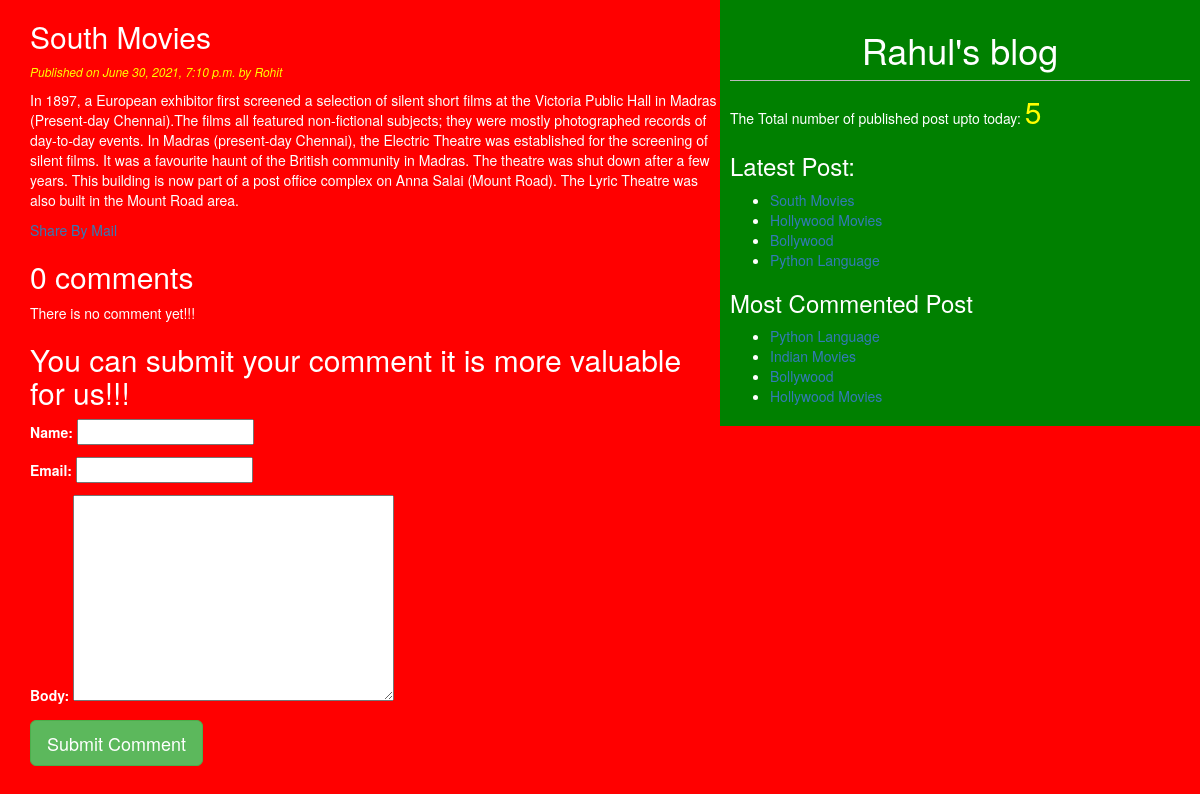
Page /2021/06/30/south-movies/ on the committed database.
### blog/models.py (models this page shows, shortened)
class Post(models.Model):
    STATUS_CHOICES=(('draft','Draft'),('published','Published'))
    title=models.CharField(max_length=200)
    slug=models.SlugField(max_length=264,unique_for_date='publish')
    author=models.ForeignKey(User,on_delete=models.CASCADE,related_name='blog_posts')
    body=models.TextField()
    publish=models.DateTimeField(default=timezone.now)
    Created=models.DateTimeField(auto_now_add=True)
    Updated=models.DateTimeField(auto_now=True)
    status=models.CharField(max_length=10,choices=STATUS_CHOICES,default='draft')
    objects=CustomManager()
    tags=TaggableManager()
    class Meta:
        ordering=('-publish',)
    def get_absolute_url(self):
        return reverse('post_detail',args=[self.publish.year,self.publish.strftime('%m'),self.publish.strftime('%d'),self.slug])

### blog/views.py (the view)
# urls.py: path('<int:year>/<int:month>/<int:day>/<slug:post>/', views.post_detail_view, name='post_detail'),
def post_detail_view(request,year,month,day,post):
    post=get_object_or_404(Post,slug=post,
                           status='published',
                           publish__year=year,
                           publish__month=month,
                           publish__day=day)
    comments=post.comments.filter(active=True)
    csubmit=False
    if request.method=='POST':
        form=CommentForm(request.POST)
        if form.is_valid():
            print('hello')
            new_comment=form.save(commit=False)
            print('hello')
            new_comment.post=post
            new_comment.save()
            csubmit=True
    else:
        form=CommentForm()
    return render(request,'blog/postdetail.html',{'post':post,'form':form,'comments':comments,'csubmit':csubmit})

### blog/forms.py
class CommentForm(forms.ModelForm):
    class Meta:
        model=Comment
        fields=('name','email','body')

### blog/models.py (called while the page is built)
    def get_queryset(self):
        return super().get_queryset().filter(status='published')

### blog/templatetags/custom_tag.py (called while the page is built)
@register.simple_tag
def total_posts():
    return Post.objects.count()

@register.inclusion_tag('blog/latest_post.html')
def show_latest_post(count=4):
    latest_post= Post.objects.all().order_by('-publish')[:count]
    return {'latest_post':latest_post}

@register.simple_tag
def get_most_commented_post(count=5):
    return Post.objects.annotate(total_comments=Count('comments')).order_by('-total_comments')[:count]

### template/blog/postdetail.html (shortened to what this page needs)
{%extends "blog/base.html"%}
    {%block content%}
          <h2>{{post.title}}</h2>
          <p id="date">Published on {{post.publish}} by {{post.author|title}}</p>
           {{post.body|linebreaks}}
           <a href="../../../../../{{post.id}}/share">Share By Mail</a>
           {%with comments.count as comments_count%}
              <h2>{{comments_count}} comment{{comments_count|pluralize}}</h2>
           {%endwith%}
           {%if comments%}
               {%for comment in comments%}
                 <p id="ch">Comment {{forloop.counter}} by {{comment.name}} on {{comment.created}}</p>
                 <div class="cb">
                   {{comment.body|linebreaks}}
                 </div>
               {%endfor%}
               <hr>
           {%else%}
              <p>There is no comment yet!!!</p>
           {%endif%}
          {%if csubmit%}
               <h2>Your comment added successfully</h2>
          {%else%}
               <h2>You can submit your comment it is more valuable for us!!!</h2>
                     <form  method="post">
                       {{form.as_p}}
                     <input type="submit" class='btn btn-success btn-lg' value="Submit Comment">
                     </form>
          {%endif%}
    {%endblock%}

### template/blog/base.html (shortened to what this page needs)
<!DOCTYPE html>
{%load custom_tag%}
{%load static%}
<html lang="en" dir="ltr">
  <head>
    <link rel="stylesheet" href="https://maxcdn.bootstrapcdn.com/bootstrap/3.3.7/css/bootstrap.min.css">
    <link rel="stylesheet" href="{%static "css/blog.css"%}">
  </head>
  <body>
    <div class="content">
      {%block content%}{%endblock%}
    </div>
    <div class="sidebar">
      <h1>Rahul's blog</h1>
      <p>The Total number of published post upto today: <span id='pcount'>{%total_posts%}</span></p>
      <h3>Latest Post:</h3>{%show_latest_post 4%}
      <h3>Most Commented Post</h3>
      {%get_most_commented_post 4 as most_commented_post%}
      <ul>
        {%for post in most_commented_post%}
          <li><a href="{{post.get_absolute_url}}">{{post.title}}</a></li>
        {%endfor%}
      </ul>
    </div>
  </body>
</html>

### template/blog/latest_post.html
<ul>
  {%for post in latest_post%}
  <li><a href="{{post.get_absolute_url}}">{{post.title}}</a></li>
  {%endfor%}
</ul>

### static/css/blog.css (style rules this page uses)
.content { width:60%; float:left; padding:0 0 0 30px; background:red; height:100%; }
.sidebar { width:40%; float:right; padding:10px; background:green; height:100%; }
h1 { text-align: center; border-bottom: 1px solid #bbb; padding-bottom: 10px; }
body { color: white; background: red; }
#date { color: yellow; font-size: 12px; font-style: italic; }
#pcount { color:yellow; font-size: 30px; }

### rows in the picture
Post: title "South Movies", publish "June 30, 2021, 7:10 p.m.", author "Rohit", body "In 1897, a European exhibitor first screened a selection of silent short films at the Victoria Public Hall in Madras (Present-day Chennai).The films all featured non-fictional subjects; they were mostly photographed records of day-to-day events. In Madras (present-day Chennai), the Electric Theatre was established for the screening of silent films. It was a favourite haunt of the British community in Madras. The theatre was shut down after a few years. This building is now part of a post office complex on Anna Salai (Mount Road). The Lyric Theatre was also built in the Mount Road area."
Post: title "Hollywood Movies"
Post: title "Bollywood"
Post: title "Python Language"
Post: title "Indian Movies"

### other values in the picture
{{ comments_count }} "0"
